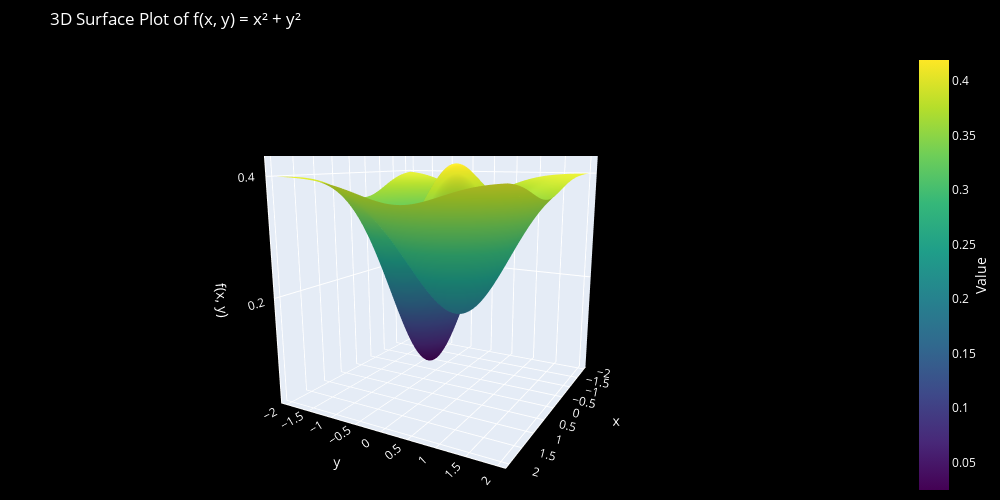

The cell this chart's notebook holds for it:
### Markdown cell above
## Esempio 2

### Code cell
def g(x,y):
    return 2/5 -(1/10)*(5*x**2 + 5*y**2 + 6*x*y - x - 2*y)*torch.exp(-(x**2+y**2))

x = torch.linspace(-2,2,100).requires_grad_(True)
y = torch.linspace(-2,2,100).requires_grad_(True)

plot_3D(x,y,g)

### Figure 1 — Plotly figure (JSON) as saved in the notebook; plotly's stock layout.template omitted (floating-point values rounded to 4 significant figures; data arrays with more than 128 entries replaced by an {"elided": "..."} marker saying what was removed)
{"data": [{"colorbar": {"tickfont": {"color": "white"}, "title": {"font": {"color": "white"}, "side": "right", "text": "Value"}}, "colorscale": [[0, "#440154"], [0.1111, "#482878"], [0.2222, "#3e4989"], [0.3333, "#31688e"], [0.4444, "#26828e"], [0.5556, "#1f9e89"], [0.6667, "#35b779"], [0.7778, "#6ece58"], [0.8889, "#b5de2b"], [1, "#fde725"]], "showscale": true, "type": "surface", "x": {"elided": "100x100 float values"}, "y": {"elided": "100x100 float values"}, "z": {"elided": "100x100 float values"}}], "layout": {"height": 500, "margin": {"b": 0, "l": 0, "r": 0, "t": 50}, "paper_bgcolor": "black", "plot_bgcolor": "black", "scene": {"bgcolor": "black", "camera": {"eye": {"x": 2, "y": 1.1, "z": 0.5}}, "xaxis": {"linecolor": "white", "linewidth": 2, "showgrid": true, "showline": true, "tickfont": {"color": "white"}, "title": {"font": {"color": "white"}, "text": "x"}}, "yaxis": {"linecolor": "white", "linewidth": 2, "showgrid": true, "showline": true, "tickfont": {"color": "white"}, "title": {"font": {"color": "white"}, "text": "y"}}, "zaxis": {"linecolor": "white", "linewidth": 2, "showgrid": true, "showline": true, "tickfont": {"color": "white"}, "title": {"font": {"color": "white"}, "text": "f(x, y)"}}}, "title": {"font": {"color": "white"}, "text": "3D Surface Plot of f(x, y) = x² + y²"}, "width": 1000}}
